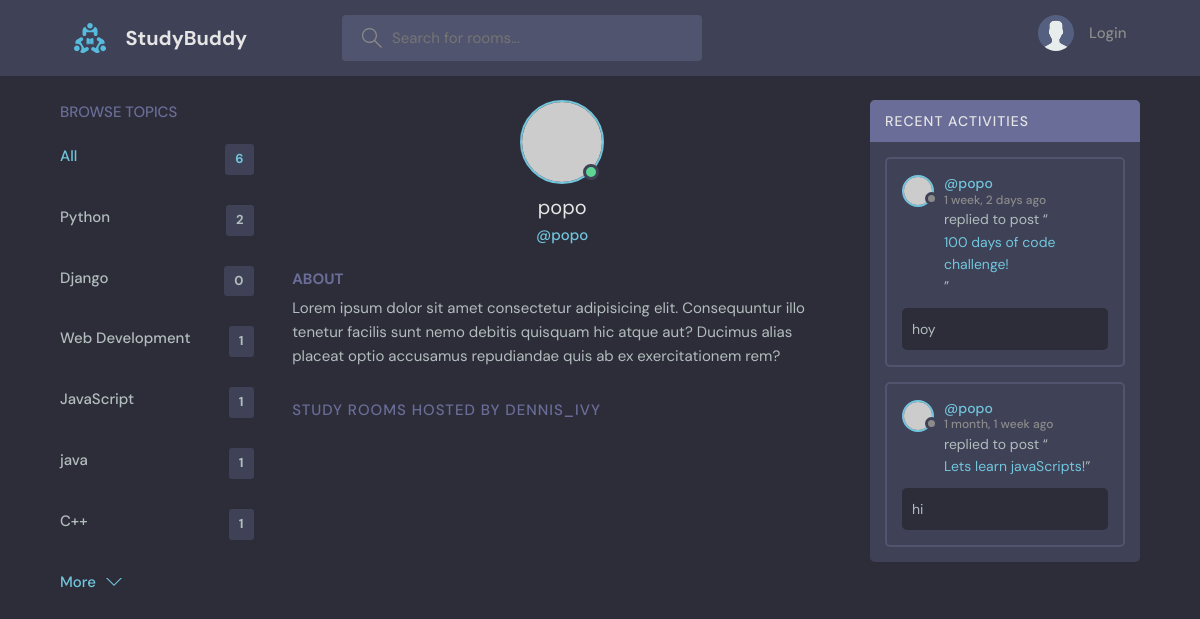
The app's page /profile/2/ with its own data.
### base/models.py (models this page shows, shortened)
class Topic(models.Model):
    name = models.CharField(max_length=200)

class Message(models.Model):
    user = models.ForeignKey(User, on_delete=models.CASCADE)
    room = models.ForeignKey(Room, on_delete=models.CASCADE)
    body = models.TextField()
    updated = models.DateTimeField(auto_now=True)
    created = models.DateTimeField(auto_now_add=True)
    class Meta:
        ordering = ['-updated', '-created']

class Room(models.Model):
    host = models.ForeignKey(User, on_delete=models.SET_NULL, null=True)
    topic = models.ForeignKey(Topic, on_delete=models.SET_NULL, null=True)
    name =  models.CharField(max_length=200)
    description = models.TextField(null=True, blank=True)
    participants = models.ManyToManyField(
        User, related_name='participants', blank=True)
    updated = models.DateTimeField(auto_now=True)
    created = models.DateTimeField(auto_now_add=True)
    class Meta:
        ordering = ['-updated', '-created']
    def __str__(self):
        return self.name

### base/views.py (the view)
# urls.py: path("profile/<str:pk>/", views.userProfile, name="user-profile"),
def userProfile(request, pk):
    user = User.objects.get(id=pk)
    rooms = user.room_set.all()
    room_messages = user.message_set.all()
    topics = Topic.objects.all()
    context = {"user": user, "rooms": rooms, "room_messages": room_messages, "topics": topics}
    return render(request, "base/profile.html", context)

### base/templates/base/profile.html (shortened to what this page needs)
{% extends "main.html" %}
{% block content %}
  <main class="profile-page layout layout--3">
    <div class="container">
      {% include "base/topics_component.html" %}
      <div class="roomList">
        <div class="profile">
          <div class="profile__avatar">
            <div class="avatar avatar--large active">
              <img src="https://randomuser.me/api/portraits/men/11.jpg" />
            </div>
          </div>
          <div class="profile__info">
            <h3>{{user.username}}</h3>
            <p>@{{user.username}}</p>
          </div>
          <div class="profile__about">
            <h3>About</h3>
            <p>
              Lorem ipsum dolor sit amet consectetur adipisicing elit. Consequuntur illo tenetur
              facilis sunt nemo debitis quisquam hic atque aut? Ducimus alias placeat optio
              accusamus repudiandae quis ab ex exercitationem rem?
            </p>
          </div>
        </div>
        <div class="roomList__header">
          <div>
            <h2>Study Rooms Hosted by dennis_ivy</a>
            </h2>
          </div>
        </div>
      </div>
      {% include "base/activity_component.html" %}
    </div>
  </main>
{% endblock %}

### base/templates/base/topics_component.html
<div class="topics">
    <div class="topics__header">
      <h2>Browse Topics</h2>
    </div>
    <ul class="topics__list">
      <li>
        <a href="{% url "home" %}" class="active">All <span>{{topics.count}}</span></a>
      </li>
      {% for topic in topics %}
      <li>
        <a href="{% url "home" %}?q={{topic.name}}">{{topic.name}} <span>{{topic.room_set.all.count}}</span></a>
      </li>
      {% endfor %}
    </ul>
    <a class="btn btn--link" href="topics.html">
      More
      <svg version="1.1" xmlns="http://www.w3.org/2000/svg" width="32" height="32" viewBox="0 0 32 32">
        <title>chevron-down</title>
        <path d="M16 21l-13-13h-3l16 16 16-16h-3l-13 13z"></path>
      </svg>
    </a>
</div>

### base/templates/base/activity_component.html (shortened to what this page needs)
<div class="activities">
    <div class="activities__header">
      <h2>Recent Activities</h2>
    </div>
    {% for message in room_messages %}
    <div class="activities__box">
      <div class="activities__boxHeader roomListRoom__header">
        <a href="{% url "user-profile" message.user.id %}" class="roomListRoom__author">
          <div class="avatar avatar--small">
            <img src="https://randomuser.me/api/portraits/women/11.jpg" />
          </div>
          <p>
            @{{message.user}}
            <span>{{message.created|timesince}} ago</span>
          </p>
        </a>
      </div>
      <div class="activities__boxContent">
        <p>replied to post “<a href="{% url 'room' message.room.id %}">{{message.room}}</a>”</p>
        <div class="activities__boxRoomContent">
          {{message.body}}
        </div>
      </div>
    </div>
    {% endfor %}
  </div>

### records on screen
Topic: name "Python", room_set.all.count "2"
Topic: name "Django", room_set.all.count "0"
Topic: name "Web Development", room_set.all.count "1"
Topic: name "JavaScript", room_set.all.count "1"
Topic: name "java", room_set.all.count "1"
Topic: name "C++", room_set.all.count "1"
Message: user "popo", created "1 week, 2 days", room "100 days of code challenge!", body "hoy"
Message: user "popo", created "1 month, 1 week", room "Lets learn javaScripts!", body "hi"

### other values on screen
{{ topics.count }} "6"
{{ user.username }} "popo"
